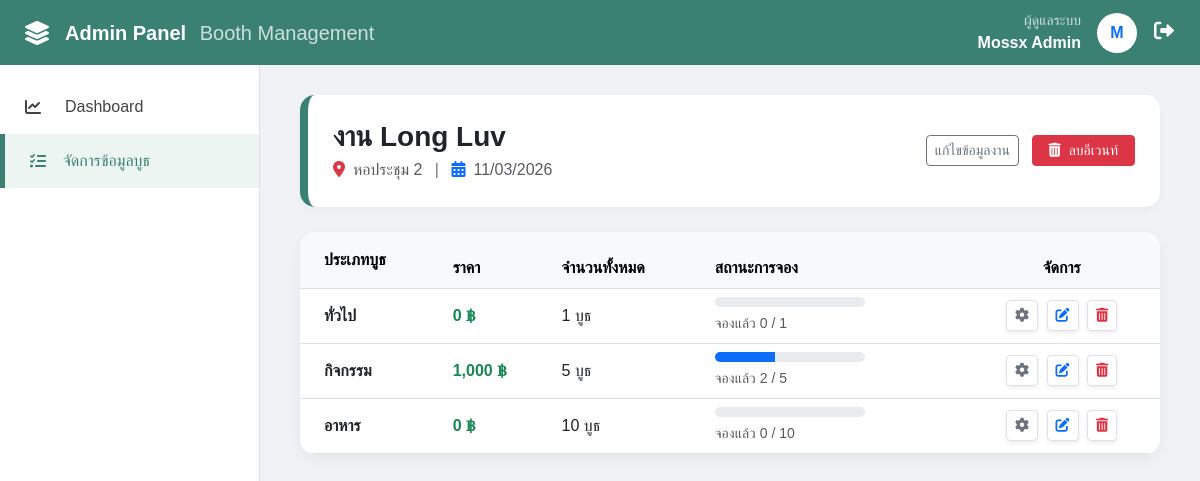
The page /Final/booth_management.php?id=4 (signed in) on the database its author committed.
### tables this page shows
CREATE TABLE `events` (
  `id` int(11) NOT NULL,
  `event_name` varchar(255) NOT NULL,
  `event_date` date NOT NULL,
  `location` varchar(255) DEFAULT NULL,
  `created_at` timestamp NOT NULL DEFAULT current_timestamp()
);

CREATE TABLE `booth_types` (
  `id` int(11) NOT NULL,
  `event_id` int(11) DEFAULT NULL,
  `type_name` varchar(100) NOT NULL,
  `price` decimal(10,2) DEFAULT 0.00,
  `total_slots` int(11) NOT NULL
);

### Final/booth_management.php (the view, shortened to what this page needs)
<?php
include 'config.php';
$event_id = $_GET['id'] ?? null;
$stmt = $conn->prepare("SELECT * FROM events WHERE id = ?");
$stmt->execute([$event_id]);
$event = $stmt->fetch();
$stmt_types = $conn->prepare("SELECT * FROM booth_types WHERE event_id = ?");
$stmt_types->execute([$event_id]);
$booth_types = $stmt_types->fetchAll();
?>
<!DOCTYPE html>
<html lang="th">
<head>
    <link href="https://cdn.jsdelivr.net/npm/bootstrap@5.3.0/dist/css/bootstrap.min.css" rel="stylesheet">
    <link rel="stylesheet" href="https://cdnjs.cloudflare.com/ajax/libs/font-awesome/6.0.0/css/all.min.css">
</head>
<body>
<div class="top-nav justify-content-between">
    <div class="d-flex align-items-center">
        <i class="fas fa-layer-group me-3 fs-4"></i>
        <h5 class="mb-0 fw-bold">Admin Panel <span class="fw-light opacity-75 ms-2">Booth Management</span></h5>
    </div>
    <div class="d-flex align-items-center">
        <div class="text-end me-3 d-none d-md-block">
            <small class="d-block opacity-75">ผู้ดูแลระบบ</small>
            <span class="fw-bold"><?php echo $_SESSION['admin_name']; ?></span>
        </div>
        <div class="rounded-circle bg-white text-primary fw-bold d-flex align-items-center justify-content-center" style="width: 40px; height: 40px;">
            <?php echo mb_substr($_SESSION['admin_name'], 0, 1, 'UTF-8'); ?>
        </div>
        <a href="logout.php" class="btn btn-link text-white ms-3 p-0" title="ออกจากระบบ" onclick="return confirm('คุณต้องการออกจากระบบใช่หรือไม่?')">
            <i class="fas fa-sign-out-alt fs-5"></i>
        </a>
    </div>
</div>
<div class="sidebar">
    <ul class="sidebar-menu">
        <li onclick="location.href='admin_panel.php'"><i class="fas fa-chart-line"></i> Dashboard</li>
        <li class="active" onclick="location.href='admin_bookings.php'"><i class="fas fa-tasks me-2"></i> จัดการข้อมูลบูธ</li>
    </ul>
</div>
<div class="main-content">
    <?php if ($event): ?>
    <div class="event-info-header d-flex justify-content-between align-items-center">
        <div>
            <h3 class="fw-bold mb-1 text-dark"><?php echo htmlspecialchars($event['event_name']); ?></h3>
            <p class="mb-0 text-muted">
                <i class="fas fa-map-marker-alt me-2 text-danger"></i><?php echo htmlspecialchars($event['location']); ?>
                <span class="mx-2 text-secondary">|</span>
                <i class="fas fa-calendar-alt me-2 text-primary"></i><?php echo date('d/m/Y', strtotime($event['event_date'])); ?>
            </p>
        </div>
        <div>
            <a href="edit_event.php?id=<?php echo $event['id']; ?>" class="btn btn-outline-secondary btn-sm me-2">แก้ไขข้อมูลงาน</a>
            <a href="delete_event.php?id=<?php echo $event['id']; ?>"
               class="btn btn-danger btn-sm px-3"
               onclick="return confirm('คำเตือน! การลบงานอีเวนท์จะทำให้ข้อมูลประเภทบูธและรายการจองทั้งหมดถูกลบไปด้วย คุณยืนยันที่จะลบหรือไม่?')">
               <i class="fas fa-trash-alt me-1"></i> ลบอีเวนท์
            </a>
        </div>
    </div>
    <div class="card data-card">
        <div class="card-body p-0">
            <table class="table table-hover align-middle mb-0">
                <thead class="table-light">
                    <tr>
                        <th class="ps-4 py-3">ประเภทบูธ</th>
                        <th>ราคา</th>
                        <th>จำนวนทั้งหมด</th>
                        <th>สถานะการจอง</th>
                        <th class="text-center">จัดการ</th>
                    </tr>
                </thead>
                <tbody>
                    <?php
                    foreach ($booth_types as $type):
                        $stmt_booked = $conn->prepare("SELECT COUNT(*) as current FROM event_bookings WHERE type_id = ? AND booking_status != 'cancelled'");
                        $stmt_booked->execute([$type['id']]);
                        $current_booked = $stmt_booked->fetch()['current'];
                        $percent = ($type['total_slots'] > 0) ? ($current_booked / $type['total_slots']) * 100 : 0;
                    ?>
                    <tr>
                        <td class="ps-4 fw-bold text-dark"><?php echo htmlspecialchars($type['type_name']); ?></td>
                        <td><span class="text-success fw-bold"><?php echo number_format($type['price']); ?> ฿</span></td>
                        <td><?php echo $type['total_slots']; ?> บูธ</td>
                        <td>
                            <div class="progress" style="height: 10px; width: 150px; border-radius: 10px; margin-bottom: 4px;">
                                <div class="progress-bar <?php echo ($percent >= 100) ? 'bg-danger' : 'bg-primary'; ?>"
                                     role="progressbar" style="width: <?php echo $percent; ?>%"></div>
                            </div>
                            <small class="text-muted">จองแล้ว <?php echo $current_booked; ?> / <?php echo $type['total_slots']; ?></small>
                        </td>
                        <td class="text-center">
                            <a href="admin_bookings.php?type_id=<?php echo $type['id']; ?>"
                               class="btn btn-sm btn-white border shadow-sm" title="จัดการรายการจอง">
                                <i class="fas fa-cog text-secondary"></i>
                            </a>
                            <a href="edit_booth.php?id=<?php echo $type['id']; ?>" class="btn btn-sm btn-white border shadow-sm ms-1">
                                <i class="fas fa-edit text-primary"></i>
                            </a>
                            <a href="delete_booth.php?id=<?php echo $type['id']; ?>"
                               class="btn btn-sm btn-white border shadow-sm ms-1"
                               onclick="return confirm('คุณแน่ใจว่าต้องการลบประเภทบูธนี้? การลบจะทำให้รายการจองที่เกี่ยวข้องถูกยกเลิกทั้งหมด')">
                               <i class="fas fa-trash-alt text-danger"></i>
                            </a>
                        </td>
                    </tr>
                    <?php endforeach; ?>
                </tbody>
            </table>
        </div>
    </div>
    <?php else: ?>
        <div class="alert alert-warning">ไม่พบข้อมูลอีเวนท์</div>
    <?php endif; ?>
</div>
</body>
</html>

### Final/booth_management.php (style rules this page uses)
:root { --su-green: #3a8173; --sidebar-width: 260px; }
body { background-color: #f0f2f5; font-family: 'Sarabun', sans-serif; }
.top-nav { background: var(--su-green); color: white; height: 65px; display: flex; align-items: center; padding: 0 25px; position: fixed; width: 100%; z-index: 1050; }
.sidebar { width: var(--sidebar-width); background: white; height: 100vh; position: fixed; top: 65px; border-right: 1px solid #e0e0e0; padding-top: 15px; }
.sidebar-menu { list-style: none; padding: 0; }
.sidebar-menu li { padding: 15px 25px; color: #444; cursor: pointer; display: flex; align-items: center; transition: 0.3s; }
.sidebar-menu li.active { background: #edf5f3; border-left: 5px solid var(--su-green); color: var(--su-green); }
.sidebar-menu li i { width: 25px; margin-right: 15px; }
.main-content { margin-left: var(--sidebar-width); padding: 95px 40px 40px; }
.data-card { border: none; border-radius: 15px; box-shadow: 0 5px 15px rgba(0,0,0,0.05); overflow: hidden; }
.event-info-header { background: white; border-radius: 15px; padding: 25px; margin-bottom: 25px; border-left: 8px solid var(--su-green); box-shadow: 0 4px 10px rgba(0,0,0,0.03); }
.progress { background-color: #e9ecef; }

### rows shown on the page
events: event_name "งาน Long Luv", location "หอประชุม 2", event_date "11/03/2026"
booth_types: type_name "ทั่วไป", price "0", total_slots "1", current_booked "0"
booth_types: type_name "กิจกรรม", price "1,000", total_slots "5", current_booked "2"
booth_types: type_name "อาหาร", price "0", total_slots "10", current_booked "0"

### other values the page prints
$_SESSION['admin_name'] "Mossx Admin"
mb_substr($_SESSION['admin_name'], 0, 1, 'UTF-8') "M"
